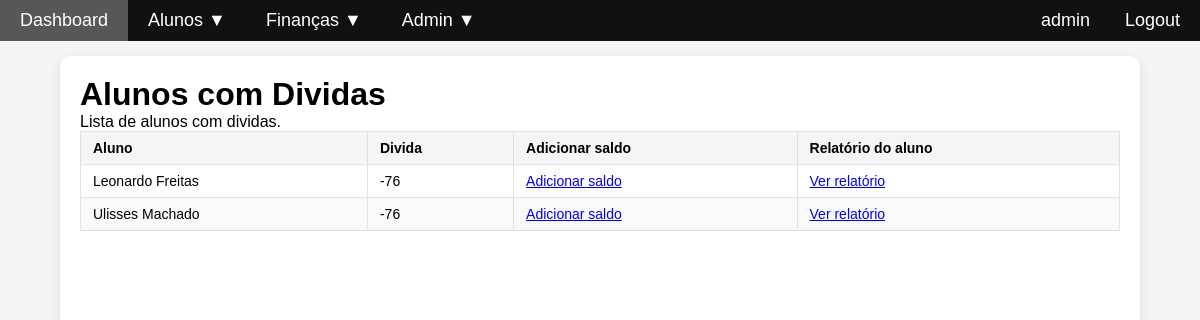
The page /financas/dividas (signed in) on the database as committed earlier.
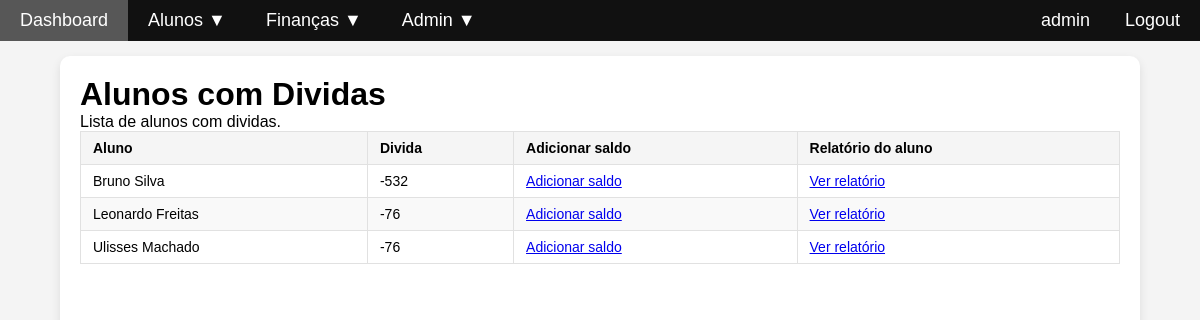
The same page on the database as committed later.
### data_hub/models.py (models this page shows, shortened)
class Aluno(models.Model):
    class Meta:
        db_table = 'aluno'
    aluno_id = models.AutoField(primary_key=True)
    nome_proprio = models.CharField(max_length=100, default='')
    apelido = models.CharField(max_length=250, default='')
    archive_flag = models.BooleanField(default=False)
    processo = models.CharField(max_length=150, null=True, blank=True)
    data_admissao = models.DateTimeField()
    data_ultima_renovacao = models.DateTimeField(null=True, blank=True)
    data_nascimento = models.DateTimeField()
    documento = models.CharField(max_length=250, default='')
    numero_documento = models.CharField(max_length=100, default='')
    data_validade = models.DateTimeField()
    niss = models.IntegerField(null=True, blank=True)
    nif = models.IntegerField(null=True, blank=True)
    morada = models.CharField(max_length=150, default='')
    codigo_postal = models.CharField(max_length=150, default='')
    concelho = models.CharField(max_length=150, default='')
    fregesia = models.CharField(max_length=150, null=True, blank=True)
    escolaridade_anterior = models.CharField(max_length=150, null=True, blank=True)
    motivo_admissao = models.CharField(max_length=150, null=True, blank=True)
    cuidados_especias = models.ManyToManyField(to='CuidadoEspecial', db_table='aluno_cuidados_especiais', blank=True)
    saldo = models.IntegerField(null=False, blank=True, default=0)

### data_hub/views.py (the view)
# urls.py: path('financas/dividas', views.alunos_dividas, name='alunos_dividas'),
@login_required(login_url=login_url)
def alunos_dividas(request):
    content = {
        'title': 'Alunos com Dividas',
        'description': 'Lista de alunos com dividas.',
        'alunos_dividas': Aluno.objects.filter(saldo__lt=-1) if hasattr(Aluno, 'saldo') else [],
    }
    return render(request, 'financas/alunos_dividas.html', content)

### data_hub/templates/financas/alunos_dividas.html (shortened to what this page needs)
{% extends "navigation.html" %}
{% block content %}
<div class="container mt-4">
    <h1>{{ title }}</h1>
    {% if alunos_dividas %}
        <p>{{ description }}</p>
        <table class="admin-table">
            <thead>
                <tr>
                    <th>Aluno</th>
                    <th>Divida</th>
                    <th>Adicionar saldo</th>
                    <th>Relatório do aluno</th>
                </tr>
            </thead>
            <tbody>
                {% for aluno in alunos_dividas %}
                    <tr>
                        <td>{{ aluno.nome_proprio }} {{ aluno.apelido }}</td>
                        <td>{{ aluno.saldo }}</td>
                        <td> <a href="{% url 'registar_pagamento' aluno.pk %}">Adicionar saldo </a></td>
                        <td><a href="{% url 'gerar_pdf_aluno' aluno.pk %}">Ver relatório</a></td>
                    </tr>
                {% endfor %}
            </tbody>
        </table>
    {% else %}
        <div class="alert alert-success" role="alert">
            Nenhum aluno com dívida encontrada.
        </div>
    {% endif %}
</div>
{% endblock %}

Rows that differ between the two databases and show on the page:
now on this page (row edited): Aluno: nome_proprio "Bruno", apelido "Silva", saldo "-532"
